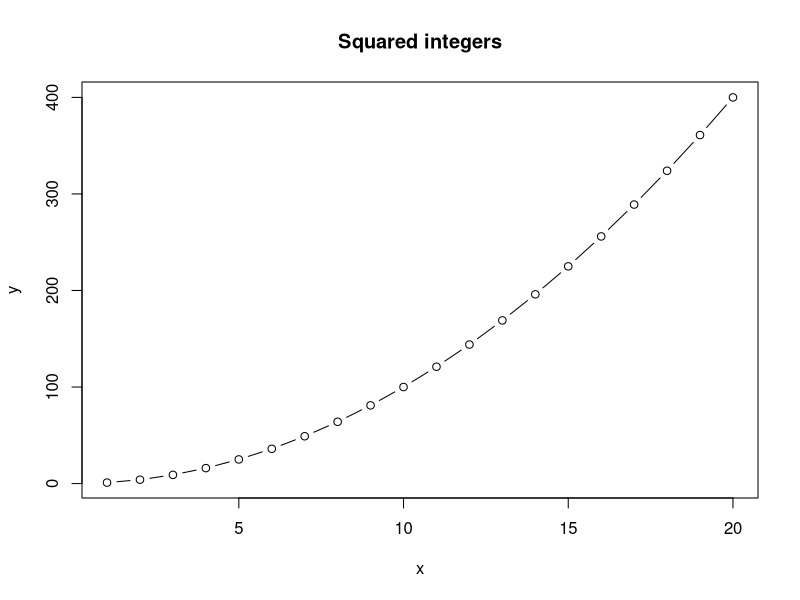
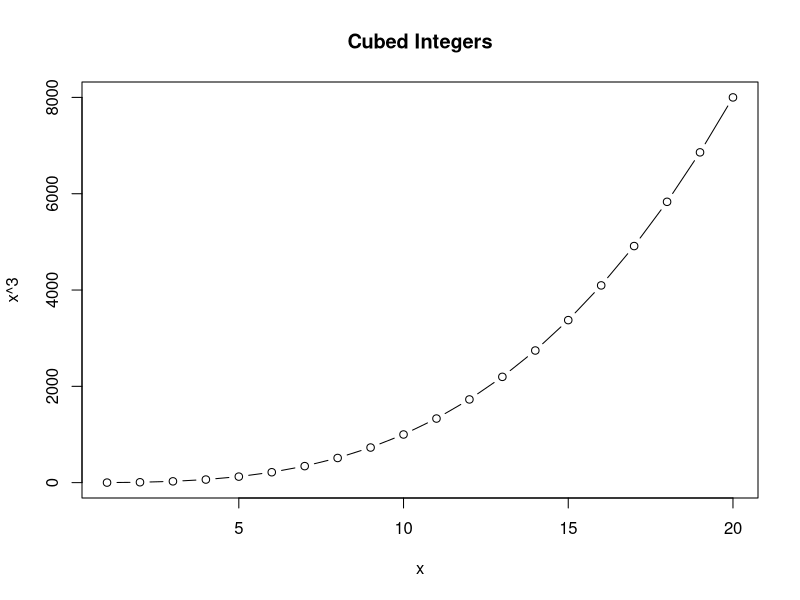

The R source for these figures, in order:
## This is a R script 
## Run this code to make a plot of x and x^2 for the integers from 1 to 10

x <- 1:20
y <- x^2


plot(x,y, type = "b", main = "Squared integers")

plot(x, x^3, type = "b", main = "Cubed Integers")
